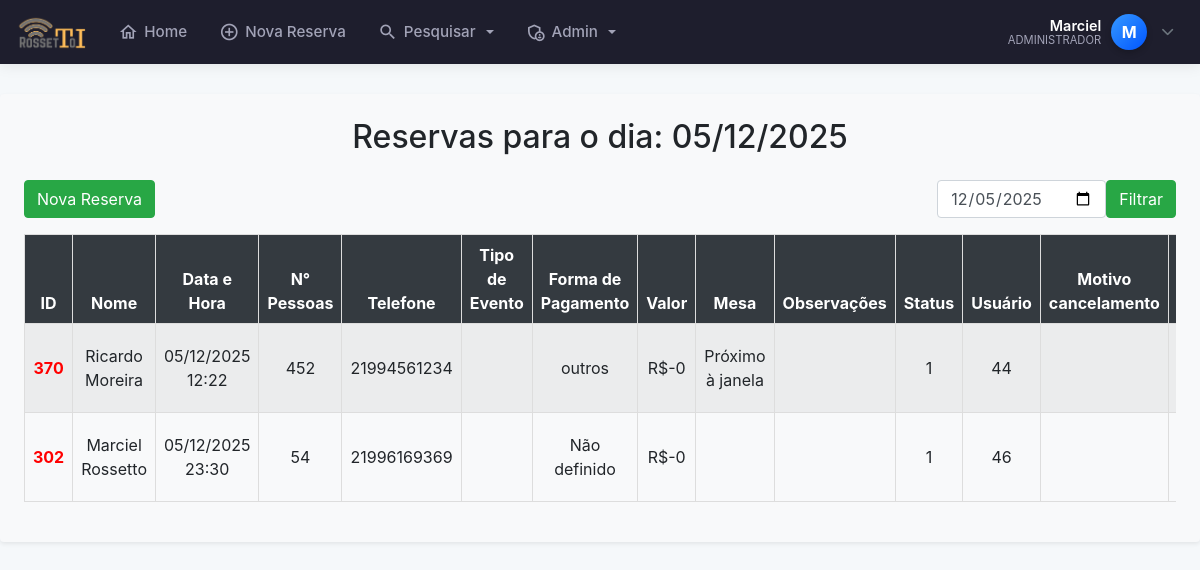
The page /clikCalendar.php?data=2025-12-05 (signed in) on the database as committed earlier.
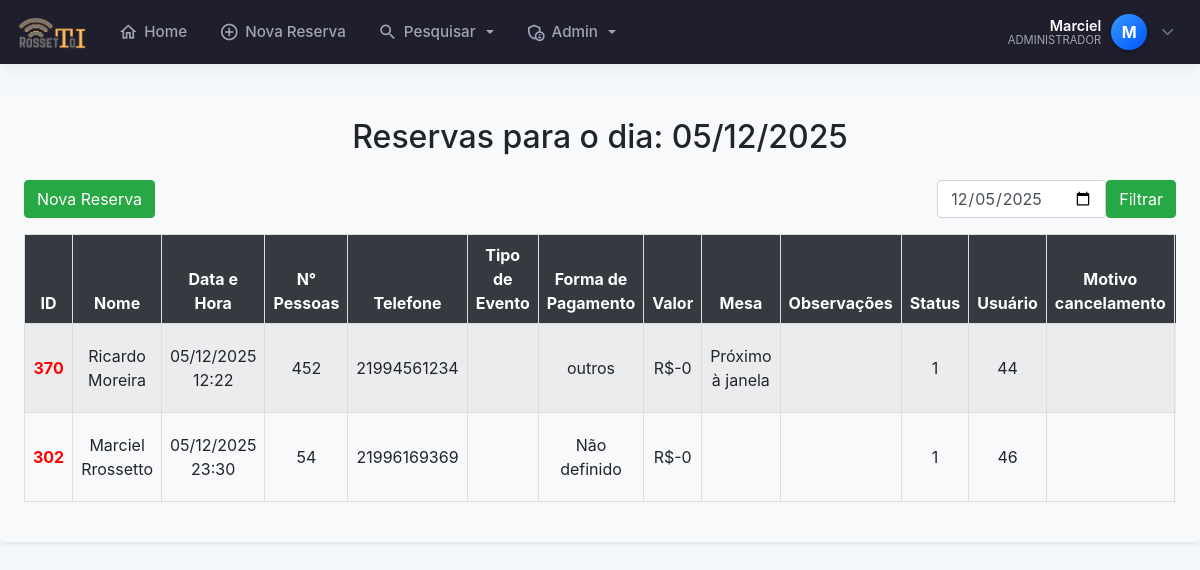
The same page on the database as committed later.
### tables this page shows
CREATE TABLE `clientes` (
  `id` int(11) NOT NULL AUTO_INCREMENT,
  `nome` varchar(100) NOT NULL,
  `data` date NOT NULL,
  `num_pessoas` int(11) NOT NULL,
  `horario` time NOT NULL,
  `telefone` varchar(255) DEFAULT NULL,
  `telefone2` varchar(255) DEFAULT NULL,
  `tipo_evento` varchar(50) NOT NULL,
  `forma_pagamento` varchar(50) NOT NULL,
  `valor_rodizio` int(11) DEFAULT NULL,
  `num_mesa` varchar(255) DEFAULT NULL,
  `observacoes` varchar(300) NOT NULL,
  `obsCliente` varchar(255) DEFAULT NULL,
  `data_emissao` datetime NOT NULL DEFAULT current_timestamp(),
  `status` tinyint(1) DEFAULT 1,
  `confirmado` tinyint(1) DEFAULT 0,
  `usuario_id` int(11) DEFAULT NULL,
  `motivo_cancelamento` varchar(255) DEFAULT NULL,
  PRIMARY KEY (`id`)
);

### clikCalendar.php (the view, shortened to what this page needs)
<?php
require 'config.php';
require 'cabecalho.php';
?>
<div class="bg-light p-4 rounded shadow-sm mt-4">
    <?php
    $filtro = isset($_GET['data']) ? $_GET['data'] : "";
    if ($filtro != "") {
        $data_formatada = date("d/m/Y", strtotime($filtro));
        echo "<h2 class='text-center mb-4'>Reservas para o dia: $data_formatada</h2>";
    } else {
        echo "<h2 class='text-center mb-4'>Últimas 20 Reservas</h2>";
    }
    ?>
    <div class="d-flex justify-content-between align-items-center mb-3">
        <a href="adicionar_reserva.php" class="btn btn-success">
            <ion-icon name="add-circle-outline"></ion-icon> Nova Reserva
        </a>
        <form method="GET" class="d-flex">
            <input type="date" name="data" class="form-control me-2" value="<?= $filtro ?? '' ?>">
            <button type="submit" class="btn btn-success">Filtrar</button>
        </form>
    </div>
    <div class="table-responsive">
        <table class="table table-striped table-bordered table-hover table-sm w-100">
            <thead class="thead-dark">
            <tr>
                    <th style="border: 1px solid #ddd; padding: 8px;">ID</th>
                    <th style="border: 1px solid #ddd; padding: 8px;">Nome</th>
                    <th style="border: 1px solid #ddd; padding: 8px;">Data e Hora</th>
                    <th style="border: 1px solid #ddd; padding: 8px;">N° Pessoas</th>
                    <th style="border: 1px solid #ddd; padding: 8px;">Telefone</th>
                    <th style="border: 1px solid #ddd; padding: 8px;">Tipo de Evento</th>
                    <th style="border: 1px solid #ddd; padding: 8px;">Forma de Pagamento</th>
                    <th style="border: 1px solid #ddd; padding: 8px;">Valor</th>
                    <th style="border: 1px solid #ddd; padding: 8px;">Mesa</th>
                    <th style="border: 1px solid #ddd; padding: 8px;">Observações</th>
                    <th style="border: 1px solid #ddd; padding: 8px;">Status</th>
                    <th style="border: 1px solid #ddd; padding: 8px;">Usuário</th>
                    <th style="border: 1px solid #ddd; padding: 8px;">Motivo cancelamento</th>
                    <th style="border: 1px solid #ddd; padding: 8px;">Obs-Cliente</th>
                </tr>
            </thead>
            <tbody>
                <?php
                $sql = "SELECT * FROM clientes WHERE data LIKE '$filtro%' AND status != 0 ORDER BY id DESC LIMIT 20";
                $sql = $pdo->query($sql);
                if ($sql->rowCount() > 0) {
                    foreach ($sql->fetchAll() as $reserva) {
                        $corId = ($reserva['confirmado'] == 1) ? 'green' : 'red';
                        $nome = ucwords(strtolower(htmlspecialchars($reserva['nome'])));
                        $status_class = $reserva['status'] == 0 ? 'color: red; text-decoration: line-through;' : '';
                        echo "<tr style='$status_class'>";
                        echo '<td class="id-column" style="border: 1px solid #ddd; padding: 8px; font-weight: bold; color: ' . $corId . ';">' . $reserva['id'] . ' </td>';
                        echo "<td style='border: 1px solid #ddd; padding: 8px;'>$nome</td>";
                        echo "<td style='border: 1px solid #ddd; padding: 8px;'>" . date('d/m/Y H:i', strtotime($reserva['data'] . ' ' . $reserva['horario'])) . "</td>";
                        echo "<td style='border: 1px solid #ddd; padding: 8px;'>{$reserva['num_pessoas']}</td>";
                        echo "<td style='border: 1px solid #ddd; padding: 8px;'>{$reserva['telefone']}</td>";
                        echo "<td style='border: 1px solid #ddd; padding: 8px;'>{$reserva['tipo_evento']}</td>";
                        echo "<td style='border: 1px solid #ddd; padding: 8px;'>{$reserva['forma_pagamento']}</td>";
                        echo "<td style='border: 1px solid #ddd; padding: 8px;'>R$-{$reserva['valor_rodizio']}</td>";
                        echo "<td style='border: 1px solid #ddd; padding: 8px;'>{$reserva['num_mesa']}</td>";
                        echo "<td style='border: 1px solid #ddd; padding: 8px;'>
                                <div style='max-width: 300px; max-height: 100px; overflow-y: auto; word-wrap: break-word; font-size: auto;'>{$reserva['observacoes']}</div>
                              </td>";
                        echo "<td style='border: 1px solid #ddd; padding: 8px;'>{$reserva['status']}</td>";
                        echo "<td style='border: 1px solid #ddd; padding: 8px;'>{$reserva['usuario_id']}</td>";
                        echo "<td style='border: 1px solid #ddd; padding: 8px;'>
                        <div style='max-width: 150px; max-height: 100px; overflow-y: auto; word-wrap: break-word; font-size: auto;'>{$reserva['motivo_cancelamento']}</div>
                      </td>";
                      echo "<td style='border: 1px solid #ddd; padding: 8px;'>
                      <div style='max-width: 150px; max-height: 100px; overflow-y: auto; word-wrap: break-word; font-size: auto;'>{$reserva['obsCliente']}</div>
                    </td>";
                        echo "</tr>";
                    }
                } else {
                    echo "<tr><td colspan='13' style='border: 1px solid #ddd; padding: 8px;'>Nenhuma reserva encontrada.</td></tr>";
                }
                ?>
            </tbody>
        </table>
    </div>
</div>

### cabecalho.php (shortened to what this page needs)
<?php
require 'config.php';
$nome_usuario = "Visitante";
$status = null;
$letra_avatar = "U";
if (isset($_SESSION['mmnlogin'])) {
    $user_id = $_SESSION['mmnlogin'];
    try {
        $sql = $pdo->prepare("SELECT nome, status, email FROM login WHERE id = :id");
        $sql->bindValue(':id', $user_id);
        $sql->execute();
        if ($sql->rowCount() > 0) {
            $usuario = $sql->fetch(PDO::FETCH_ASSOC);
            $nome_completo = ucwords(strtolower($usuario['nome']));
            $partes_nome = explode(' ', $nome_completo);
            $nome_usuario = $partes_nome[0];
            $status = $usuario['status'];
            $letra_avatar = strtoupper(substr($nome_usuario, 0, 1));
        }
    } catch (PDOException $e) {
    }
}
?>
<!DOCTYPE html>
<html lang="pt-br">
<head>
    <link rel="stylesheet" href="https://cdn.jsdelivr.net/npm/bootstrap@4.6.2/dist/css/bootstrap.min.css">
    <link rel="stylesheet" href="https://cdnjs.cloudflare.com/ajax/libs/font-awesome/6.5.0/css/all.min.css">
</head>
<body>
<nav class="navbar navbar-expand-lg navbar-dark fixed-top navbar-custom">
    <a class="navbar-brand mr-auto" href="index.php">
        <img src="./rossetto28.png" alt="Logo">
    </a>
    <div class="collapse navbar-collapse" id="menuPrincipal">
        <ul class="navbar-nav mr-auto ml-3">
            <li class="nav-item">
                <a class="nav-link" href="index.php">
                    <i class="material-icons-outlined">home</i> Home
                </a>
            </li>
            <li class="nav-item">
                <a class="nav-link" href="adicionar_reserva.php">
                    <i class="material-icons-outlined">add_circle_outline</i> Nova Reserva
                </a>
            </li>
            <li class="nav-item dropdown">
                <a class="nav-link dropdown-toggle" href="#" id="dropPesquisa" data-toggle="dropdown" aria-haspopup="true" aria-expanded="false">
                    <i class="material-icons-outlined">search</i> Pesquisar
                </a>
            </li>
            <?php if ($status == 1): ?>
            <li class="nav-item dropdown">
                <a class="nav-link dropdown-toggle" href="#" id="dropAdmin" data-toggle="dropdown" aria-haspopup="true" aria-expanded="false">
                    <i class="material-icons-outlined">admin_panel_settings</i> Admin
                </a>
            </li>
            <?php endif; ?>
        </ul>
        <ul class="navbar-nav d-none d-lg-flex align-items-center">
            <li class="nav-item dropdown">
                <div class="user-profile-widget" data-toggle="dropdown" aria-haspopup="true" aria-expanded="false">
                    <div class="user-info text-right">
                        <span class="user-name"><?= htmlspecialchars($nome_usuario) ?></span>
                        <span class="user-role"><?= ($status == 1) ? 'Administrador' : 'Colaborador' ?></span>
                    </div>
                    <div class="user-avatar">
                        <?= $letra_avatar ?>
                    </div>
                    <i class="fas fa-chevron-down text-muted ml-1" style="font-size: 0.8rem;"></i>
                </div>
            </li>
        </ul>
    </div>
</nav>
</body>
</html>

### cabecalho.php (style rules this page uses)
:root { --primary-bg: #1e1e2d; --active-color: #3699ff; --text-color: #a2a3b7; --text-hover: #ffffff; }
body { padding-top: 70px; background-color: #f5f8fa; }
.navbar-custom { background-color: var(--primary-bg); box-shadow: 0 0 15px rgba(0,0,0,0.1); padding: 0.5rem 1rem; }
.navbar-brand img { height: 35px; transition: transform 0.2s; }
.navbar-dark .navbar-nav .nav-link { color: var(--text-color); font-weight: 500; font-size: 0.95rem; display: flex; align-items: center; gap: 6px; padding: 0.8rem 1rem; border-radius: 6px; transition: all 0.2s ease; }
.material-icons-outlined { font-size: 20px; }
.user-profile-widget { cursor: pointer; padding: 5px 10px; border-radius: 50px; transition: background 0.2s; display: flex; align-items: center; gap: 10px; }
.user-avatar { width: 36px; height: 36px; background: linear-gradient(135deg, #3699ff, #0055ff); color: white; border-radius: 50%; display: flex; align-items: center; justify-content: center; font-weight: 700; font-size: 16px; box-shadow: 0 3px 6px rgba(0,0,0,0.2); }
.user-info { display: flex; flex-direction: column; line-height: 1.1; }
.user-name { color: white; font-weight: 600; font-size: 0.9rem; }
.user-role { color: var(--text-color); font-size: 0.7rem; text-transform: uppercase; }

### clikCalendar.php (style rules this page uses)
.table th, .table td { text-align: center; vertical-align: middle; }
.thead-dark th { background-color: #343a40; color: #fff; }

Rows that differ between the two databases and show on the page:
changed clientes "Não definido": nome "Marciel Rossetto" → "Marciel Rrossetto"
